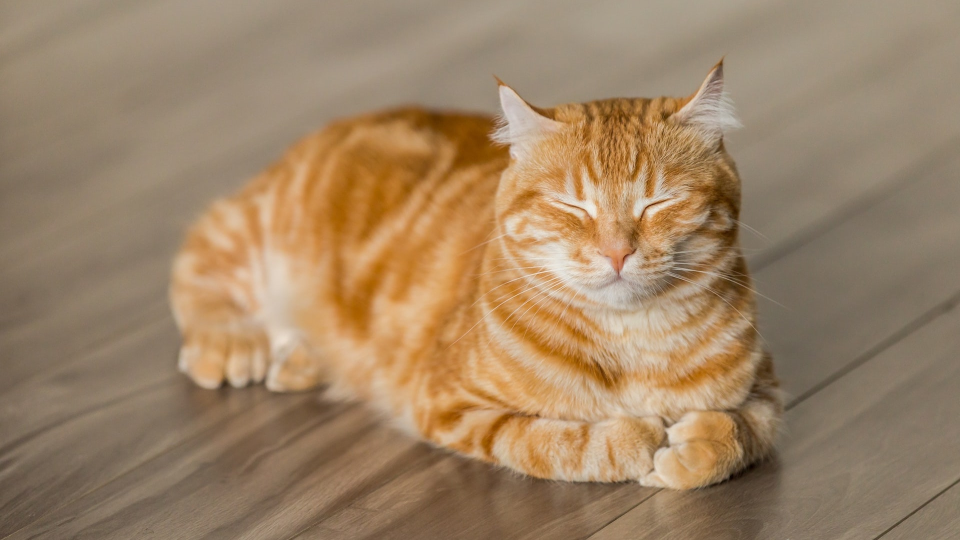
#> input picture lesson05/cat.jpg, 1920 x 1080 px, found by its file name (shown at 1/2 size)
$ python main.py
#> lines starting #> are read from the running program, lines starting #| are printed output that depends on the picture
import time
from PIL import Image


def create_image(image_path):
#> called with image_path = 'lesson05/cat.jpg'
  image_pixel_list = []
  img = Image.open(image_path)
#> img is the input picture: PIL image 1920x1080 RGB; mean R, G, B 157.8, 131.3, 101.5
  pixels = img.load()

  for w in range(1920):
    vertical_line = []

    for h in range(1080):
      vertical_line.append(pixels[w, h])

    image_pixel_list.insert(0, vertical_line)
#> after the loop, image_pixel_list = 1920 items

  for w in range(1920):
    for h in range(1080):
      pixels[w, h] = image_pixel_list[w][h]

  img.save(f'lesson05/result/{int(time.time())}.jpeg')
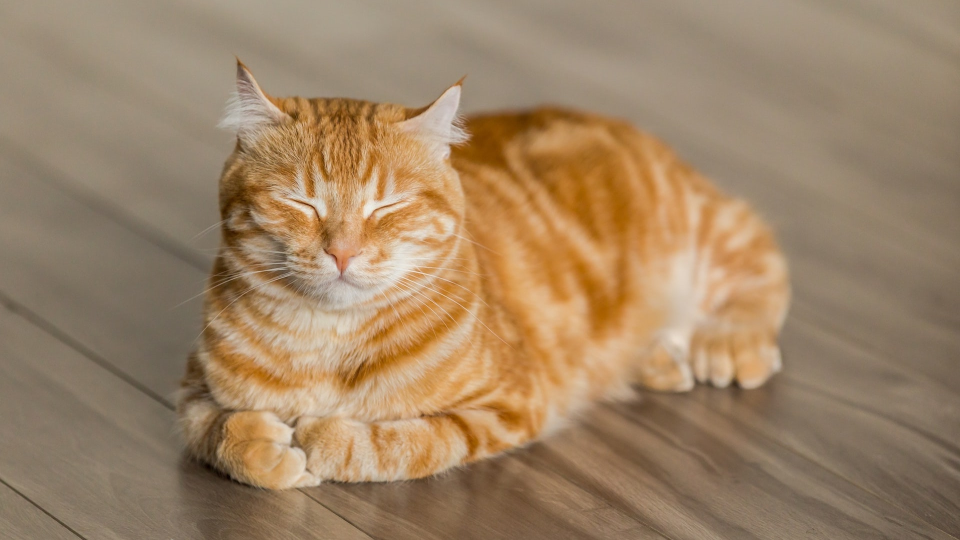
#> saved as 1796484930.jpeg: PIL image 1920x1080 RGB (shown at 1/2 size); mean R, G, B 157.8, 131.3, 101.5

def main():
  create_image('lesson05/cat.jpg')

if __name__ == '__main__':
  main()
